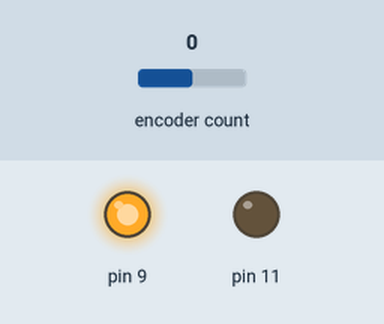
Recording of a sketch running on a simulated Arduino Uno, built with avr-gcc and run on an emulated ATmega328P. Parts: output pins drawn as LEDs (lit = HIGH). The test bench sets the inputs (shaded band); at power-on: encoder count 0. What the sketch prints to the serial monitor is not drawn.

Above: at 1.2 s.
1.3 s: encoder count set to 1
At 4.2 s:
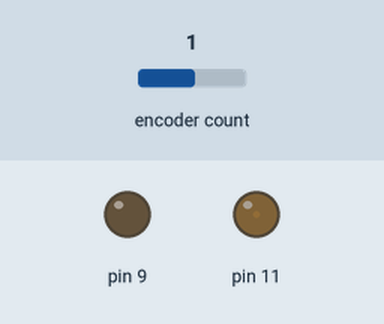
4.3 s: encoder count set to 2
At 6.08 s:
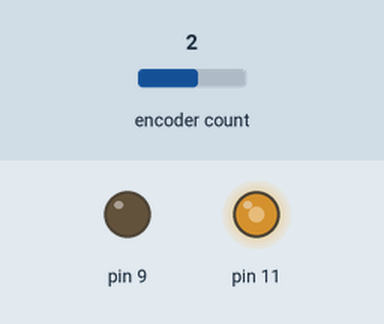
Timing chart, 0 to 13.3 s (numbered marks = the images above; inputs shaded):
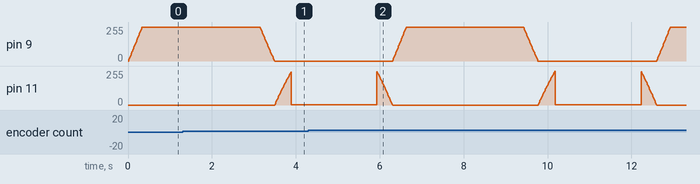

The sketch:

PIDsinwave.ino
```cpp
#include<Encoder.h>

Encoder myEnc(2,3);

void setup() {
  Serial.begin(115200);
 // Serial.println("Basic Encoder Test:");

}

double intStartTime = 0;
double currentPosition = -999.0;
double goalPosition = 1;
double Kp = 5;
double Kd = 1;
double Ki =  5;
double Vout11 = 0;
double Vout9=0;
double prevError = 0;
double currError = 0;
double iSumation = 0;
double riseTime = 0;

double startLoop = 0;
double endLoop = 0;

double gains = 0;

void loop() {
 Kp = 11.5*3.676*0.001*sq(12)/0.4179;
 Kd = (2*1*12*11.5*3.676*0.001/0.4179) - 0.4179;
 // gains = 0.4179/(11.5*3.676*0.001*sq(s) + sq(0.4179)*s);

  double currTime = millis();
  goalPosition = sin(currTime/1000);
  if( (currTime - intStartTime) >= 10){
    //if(millis() < 100000){
   //double eqtime = millis() / 1000.0;
   //double xt = 1.0 - (1.0 + 12.0*eqtime)*pow(2.718281828459045235360287,(-12.0*eqtime));
   //Serial.println(xt);
    //}
      currentPosition = myEnc.read();
      double radPosition = (currentPosition*2*PI)/(28*298);
      Serial.println(radPosition);
      Serial.println("looping");

      currError = goalPosition - radPosition; //steady state
      double dervError = (currError - prevError)/(currTime - intStartTime);

      iSumation += currError*(currTime - intStartTime)/1000;
      double integralterm = Ki * iSumation;
      Serial.println("integralterm");
      Serial.println(integralterm);
      if(integralterm > 5){

        integralterm = 5;
      }
      if(integralterm < -5){

        integralterm = -5;
      }
      double C = Kp*currError + integralterm + Kd*dervError;
      prevError = currError;

      //converting controller output units
     double value = C *255 / 5;
      if(abs (C) <= 5){
        if(value>0){
          Vout11 = 0;
          Vout9 = value;
        }
        else {
          Vout11 = -value;
          Vout9 = 0;

        }


      }else{

        if(value > 0){
          Vout11 = 0;
          Vout9 = 5 *255 / 5;
        }
        else {
          Vout11 = -5 *255 / 5;
          Vout9 = 0;

        }


      }


      analogWrite(9,Vout9);
      analogWrite(11,Vout11);

      /*if((radPosition < (goalPosition/10*9) )&& (radPosition > (goalPosition/10))){
        riseTime = currTime;

      }*/

     if(goalPosition < 1/20 * 19){
        startLoop = currTime;
      }
      if(goalPosition > -1/20 * 19){
        endLoop = currTime;
        Serial.println("rise");
        Serial.println(endLoop - startLoop);
      }

     Serial.println("Error");
     Serial.println(currError); //overshoot only the final time
      intStartTime = currTime;
      //Serial.println(riseTime);
     }

}
```
